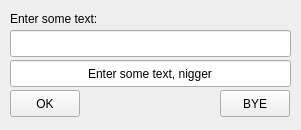
<?xml version="1.0" encoding="UTF-8"?>
<ui version="4.0">
 <class>MainWindow</class>
 <widget class="QMainWindow" name="MainWindow">
  <property name="geometry">
   <rect>
    <x>0</x>
    <y>0</y>
    <width>301</width>
    <height>130</height>
   </rect>
  </property>
  <property name="minimumSize">
   <size>
    <width>301</width>
    <height>130</height>
   </size>
  </property>
  <property name="maximumSize">
   <size>
    <width>301</width>
    <height>130</height>
   </size>
  </property>
  <property name="windowTitle">
   <string>MD5 string hasher</string>
  </property>
  <property name="toolTip">
   <string extracomment="Niggers"/>
  </property>
  <widget class="QWidget" name="centralWidget">
   <widget class="QLabel" name="label">
    <property name="geometry">
     <rect>
      <x>10</x>
      <y>10</y>
      <width>381</width>
      <height>17</height>
     </rect>
    </property>
    <property name="text">
     <string>Enter some text:</string>
    </property>
   </widget>
   <widget class="QPushButton" name="pushButton">
    <property name="geometry">
     <rect>
      <x>10</x>
      <y>90</y>
      <width>70</width>
      <height>27</height>
     </rect>
    </property>
    <property name="text">
     <string>OK</string>
    </property>
   </widget>
   <widget class="QPushButton" name="pushButton_2">
    <property name="geometry">
     <rect>
      <x>220</x>
      <y>90</y>
      <width>70</width>
      <height>27</height>
     </rect>
    </property>
    <property name="text">
     <string>BYE</string>
    </property>
   </widget>
   <widget class="QLineEdit" name="lineEdit">
    <property name="geometry">
     <rect>
      <x>10</x>
      <y>30</y>
      <width>281</width>
      <height>27</height>
     </rect>
    </property>
    <property name="acceptDrops">
     <bool>false</bool>
    </property>
    <property name="alignment">
     <set>Qt::AlignCenter</set>
    </property>
   </widget>
   <widget class="QLineEdit" name="lineEdit_2">
    <property name="geometry">
     <rect>
      <x>10</x>
      <y>60</y>
      <width>281</width>
      <height>27</height>
     </rect>
    </property>
    <property name="cursor">
     <cursorShape>IBeamCursor</cursorShape>
    </property>
    <property name="acceptDrops">
     <bool>false</bool>
    </property>
    <property name="text">
     <string>Enter some text, nigger</string>
    </property>
    <property name="alignment">
     <set>Qt::AlignCenter</set>
    </property>
    <property name="readOnly">
     <bool>true</bool>
    </property>
   </widget>
  </widget>
 </widget>
 <layoutdefault spacing="6" margin="11"/>
 <resources/>
 <connections/>
</ui>
